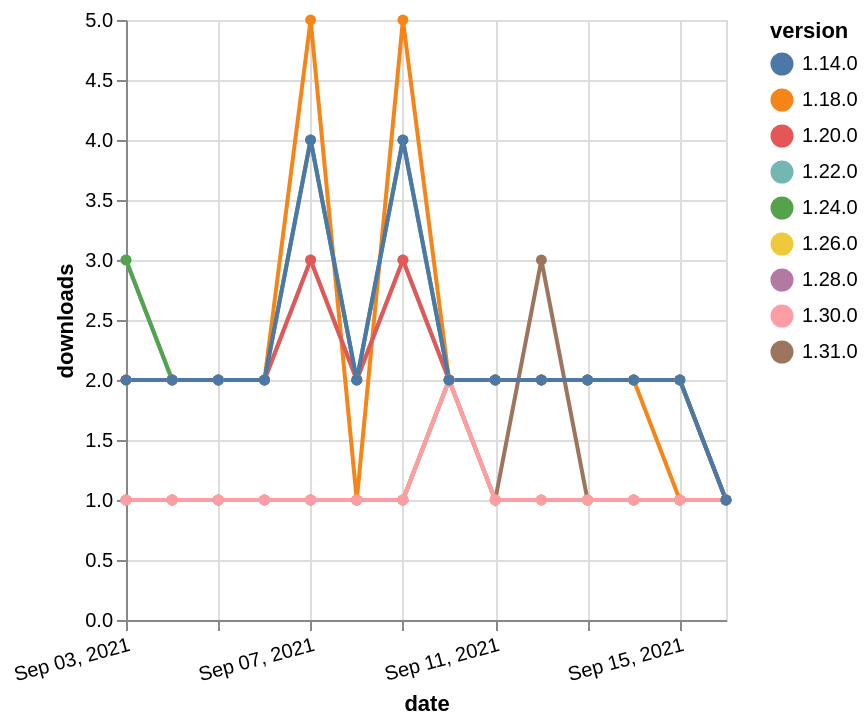

The Vega-Lite source for this figure:
### Vega-Lite specification from a JSON file in a GitHub repository (floating-point values rounded to 4 significant figures)
{"$schema": "https://vega.github.io/schema/vega-lite/v5.json", "description": "A simple bar chart with embedded data.", "data": {"values": [{"date": "2021-09-03", "total": 178, "delta": 1, "version": "1.31.0"}, {"date": "2021-09-04", "total": 179, "delta": 1, "version": "1.31.0"}, {"date": "2021-09-05", "total": 180, "delta": 1, "version": "1.31.0"}, {"date": "2021-09-06", "total": 181, "delta": 1, "version": "1.31.0"}, {"date": "2021-09-07", "total": 182, "delta": 1, "version": "1.31.0"}, {"date": "2021-09-08", "total": 183, "delta": 1, "version": "1.31.0"}, {"date": "2021-09-09", "total": 184, "delta": 1, "version": "1.31.0"}, {"date": "2021-09-10", "total": 186, "delta": 2, "version": "1.31.0"}, {"date": "2021-09-11", "total": 187, "delta": 1, "version": "1.31.0"}, {"date": "2021-09-12", "total": 190, "delta": 3, "version": "1.31.0"}, {"date": "2021-09-13", "total": 191, "delta": 1, "version": "1.31.0"}, {"date": "2021-09-14", "total": 192, "delta": 1, "version": "1.31.0"}, {"date": "2021-09-15", "total": 193, "delta": 1, "version": "1.31.0"}, {"date": "2021-09-16", "total": 194, "delta": 1, "version": "1.31.0"}, {"date": "2021-09-03", "total": 3793, "delta": 2, "version": "1.18.0"}, {"date": "2021-09-04", "total": 3795, "delta": 2, "version": "1.18.0"}, {"date": "2021-09-05", "total": 3797, "delta": 2, "version": "1.18.0"}, {"date": "2021-09-06", "total": 3799, "delta": 2, "version": "1.18.0"}, {"date": "2021-09-07", "total": 3804, "delta": 5, "version": "1.18.0"}, {"date": "2021-09-08", "total": 3805, "delta": 1, "version": "1.18.0"}, {"date": "2021-09-09", "total": 3810, "delta": 5, "version": "1.18.0"}, {"date": "2021-09-10", "total": 3812, "delta": 2, "version": "1.18.0"}, {"date": "2021-09-11", "total": 3814, "delta": 2, "version": "1.18.0"}, {"date": "2021-09-12", "total": 3816, "delta": 2, "version": "1.18.0"}, {"date": "2021-09-13", "total": 3818, "delta": 2, "version": "1.18.0"}, {"date": "2021-09-14", "total": 3820, "delta": 2, "version": "1.18.0"}, {"date": "2021-09-15", "total": 3821, "delta": 1, "version": "1.18.0"}, {"date": "2021-09-16", "total": 3822, "delta": 1, "version": "1.18.0"}, {"date": "2021-09-03", "total": 2719, "delta": 3, "version": "1.22.0"}, {"date": "2021-09-04", "total": 2721, "delta": 2, "version": "1.22.0"}, {"date": "2021-09-05", "total": 2723, "delta": 2, "version": "1.22.0"}, {"date": "2021-09-06", "total": 2725, "delta": 2, "version": "1.22.0"}, {"date": "2021-09-07", "total": 2728, "delta": 3, "version": "1.22.0"}, {"date": "2021-09-08", "total": 2730, "delta": 2, "version": "1.22.0"}, {"date": "2021-09-09", "total": 2733, "delta": 3, "version": "1.22.0"}, {"date": "2021-09-10", "total": 2735, "delta": 2, "version": "1.22.0"}, {"date": "2021-09-11", "total": 2737, "delta": 2, "version": "1.22.0"}, {"date": "2021-09-12", "total": 2739, "delta": 2, "version": "1.22.0"}, {"date": "2021-09-13", "total": 2741, "delta": 2, "version": "1.22.0"}, {"date": "2021-09-14", "total": 2743, "delta": 2, "version": "1.22.0"}, {"date": "2021-09-15", "total": 2745, "delta": 2, "version": "1.22.0"}, {"date": "2021-09-16", "total": 2746, "delta": 1, "version": "1.22.0"}, {"date": "2021-09-03", "total": 196, "delta": 1, "version": "1.28.0"}, {"date": "2021-09-04", "total": 197, "delta": 1, "version": "1.28.0"}, {"date": "2021-09-05", "total": 198, "delta": 1, "version": "1.28.0"}, {"date": "2021-09-06", "total": 199, "delta": 1, "version": "1.28.0"}, {"date": "2021-09-07", "total": 200, "delta": 1, "version": "1.28.0"}, {"date": "2021-09-08", "total": 201, "delta": 1, "version": "1.28.0"}, {"date": "2021-09-09", "total": 202, "delta": 1, "version": "1.28.0"}, {"date": "2021-09-10", "total": 204, "delta": 2, "version": "1.28.0"}, {"date": "2021-09-11", "total": 205, "delta": 1, "version": "1.28.0"}, {"date": "2021-09-12", "total": 206, "delta": 1, "version": "1.28.0"}, {"date": "2021-09-13", "total": 207, "delta": 1, "version": "1.28.0"}, {"date": "2021-09-14", "total": 208, "delta": 1, "version": "1.28.0"}, {"date": "2021-09-15", "total": 209, "delta": 1, "version": "1.28.0"}, {"date": "2021-09-16", "total": 210, "delta": 1, "version": "1.28.0"}, {"date": "2021-09-03", "total": 261, "delta": 1, "version": "1.26.0"}, {"date": "2021-09-04", "total": 262, "delta": 1, "version": "1.26.0"}, {"date": "2021-09-05", "total": 263, "delta": 1, "version": "1.26.0"}, {"date": "2021-09-06", "total": 264, "delta": 1, "version": "1.26.0"}, {"date": "2021-09-07", "total": 265, "delta": 1, "version": "1.26.0"}, {"date": "2021-09-08", "total": 266, "delta": 1, "version": "1.26.0"}, {"date": "2021-09-09", "total": 267, "delta": 1, "version": "1.26.0"}, {"date": "2021-09-10", "total": 269, "delta": 2, "version": "1.26.0"}, {"date": "2021-09-11", "total": 270, "delta": 1, "version": "1.26.0"}, {"date": "2021-09-12", "total": 271, "delta": 1, "version": "1.26.0"}, {"date": "2021-09-13", "total": 272, "delta": 1, "version": "1.26.0"}, {"date": "2021-09-14", "total": 273, "delta": 1, "version": "1.26.0"}, {"date": "2021-09-15", "total": 274, "delta": 1, "version": "1.26.0"}, {"date": "2021-09-16", "total": 275, "delta": 1, "version": "1.26.0"}, {"date": "2021-09-03", "total": 2569, "delta": 2, "version": "1.20.0"}, {"date": "2021-09-04", "total": 2571, "delta": 2, "version": "1.20.0"}, {"date": "2021-09-05", "total": 2573, "delta": 2, "version": "1.20.0"}, {"date": "2021-09-06", "total": 2575, "delta": 2, "version": "1.20.0"}, {"date": "2021-09-07", "total": 2578, "delta": 3, "version": "1.20.0"}, {"date": "2021-09-08", "total": 2580, "delta": 2, "version": "1.20.0"}, {"date": "2021-09-09", "total": 2583, "delta": 3, "version": "1.20.0"}, {"date": "2021-09-10", "total": 2585, "delta": 2, "version": "1.20.0"}, {"date": "2021-09-11", "total": 2587, "delta": 2, "version": "1.20.0"}, {"date": "2021-09-12", "total": 2589, "delta": 2, "version": "1.20.0"}, {"date": "2021-09-13", "total": 2591, "delta": 2, "version": "1.20.0"}, {"date": "2021-09-14", "total": 2593, "delta": 2, "version": "1.20.0"}, {"date": "2021-09-15", "total": 2595, "delta": 2, "version": "1.20.0"}, {"date": "2021-09-16", "total": 2596, "delta": 1, "version": "1.20.0"}, {"date": "2021-09-03", "total": 188, "delta": 1, "version": "1.30.0"}, {"date": "2021-09-04", "total": 189, "delta": 1, "version": "1.30.0"}, {"date": "2021-09-05", "total": 190, "delta": 1, "version": "1.30.0"}, {"date": "2021-09-06", "total": 191, "delta": 1, "version": "1.30.0"}, {"date": "2021-09-07", "total": 192, "delta": 1, "version": "1.30.0"}, {"date": "2021-09-08", "total": 193, "delta": 1, "version": "1.30.0"}, {"date": "2021-09-09", "total": 194, "delta": 1, "version": "1.30.0"}, {"date": "2021-09-10", "total": 196, "delta": 2, "version": "1.30.0"}, {"date": "2021-09-11", "total": 197, "delta": 1, "version": "1.30.0"}, {"date": "2021-09-12", "total": 198, "delta": 1, "version": "1.30.0"}, {"date": "2021-09-13", "total": 199, "delta": 1, "version": "1.30.0"}, {"date": "2021-09-14", "total": 200, "delta": 1, "version": "1.30.0"}, {"date": "2021-09-15", "total": 201, "delta": 1, "version": "1.30.0"}, {"date": "2021-09-16", "total": 202, "delta": 1, "version": "1.30.0"}, {"date": "2021-09-03", "total": 2521, "delta": 3, "version": "1.24.0"}, {"date": "2021-09-04", "total": 2523, "delta": 2, "version": "1.24.0"}, {"date": "2021-09-05", "total": 2525, "delta": 2, "version": "1.24.0"}, {"date": "2021-09-06", "total": 2527, "delta": 2, "version": "1.24.0"}, {"date": "2021-09-07", "total": 2531, "delta": 4, "version": "1.24.0"}, {"date": "2021-09-08", "total": 2533, "delta": 2, "version": "1.24.0"}, {"date": "2021-09-09", "total": 2537, "delta": 4, "version": "1.24.0"}, {"date": "2021-09-10", "total": 2539, "delta": 2, "version": "1.24.0"}, {"date": "2021-09-11", "total": 2541, "delta": 2, "version": "1.24.0"}, {"date": "2021-09-12", "total": 2543, "delta": 2, "version": "1.24.0"}, {"date": "2021-09-13", "total": 2545, "delta": 2, "version": "1.24.0"}, {"date": "2021-09-14", "total": 2547, "delta": 2, "version": "1.24.0"}, {"date": "2021-09-15", "total": 2549, "delta": 2, "version": "1.24.0"}, {"date": "2021-09-16", "total": 2550, "delta": 1, "version": "1.24.0"}, {"date": "2021-09-03", "total": 3728, "delta": 2, "version": "1.14.0"}, {"date": "2021-09-04", "total": 3730, "delta": 2, "version": "1.14.0"}, {"date": "2021-09-05", "total": 3732, "delta": 2, "version": "1.14.0"}, {"date": "2021-09-06", "total": 3734, "delta": 2, "version": "1.14.0"}, {"date": "2021-09-07", "total": 3738, "delta": 4, "version": "1.14.0"}, {"date": "2021-09-08", "total": 3740, "delta": 2, "version": "1.14.0"}, {"date": "2021-09-09", "total": 3744, "delta": 4, "version": "1.14.0"}, {"date": "2021-09-10", "total": 3746, "delta": 2, "version": "1.14.0"}, {"date": "2021-09-11", "total": 3748, "delta": 2, "version": "1.14.0"}, {"date": "2021-09-12", "total": 3750, "delta": 2, "version": "1.14.0"}, {"date": "2021-09-13", "total": 3752, "delta": 2, "version": "1.14.0"}, {"date": "2021-09-14", "total": 3754, "delta": 2, "version": "1.14.0"}, {"date": "2021-09-15", "total": 3756, "delta": 2, "version": "1.14.0"}, {"date": "2021-09-16", "total": 3757, "delta": 1, "version": "1.14.0"}]}, "width": "container", "mark": {"type": "line", "point": {"filled": true}}, "encoding": {"x": {"field": "date", "type": "temporal", "timeUnit": "yearmonthdate", "title": "date", "axis": {"labelAngle": -15}}, "y": {"field": "delta", "type": "quantitative", "title": "downloads"}, "color": {"field": "version", "type": "nominal"}, "tooltip": {"field": "delta"}}}
